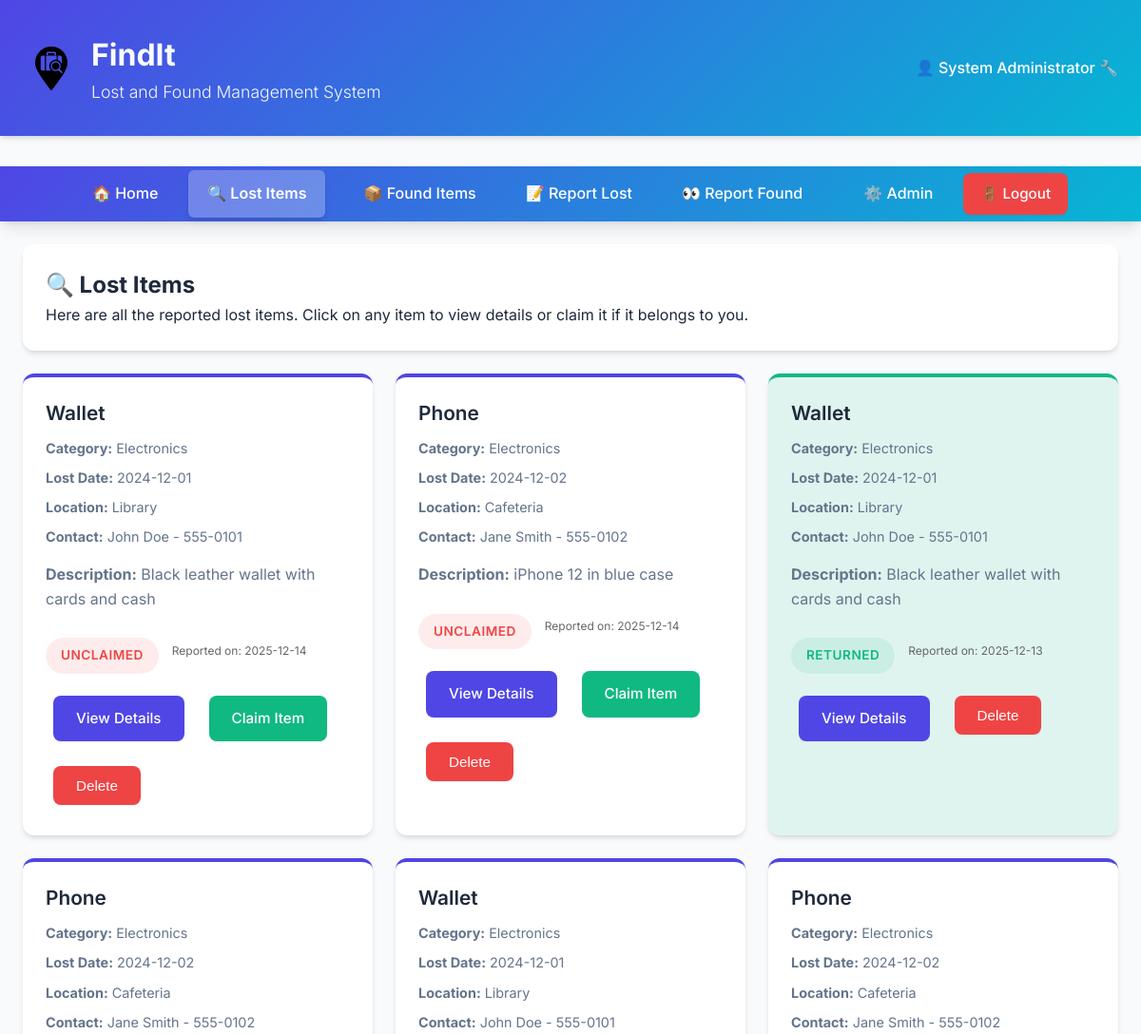
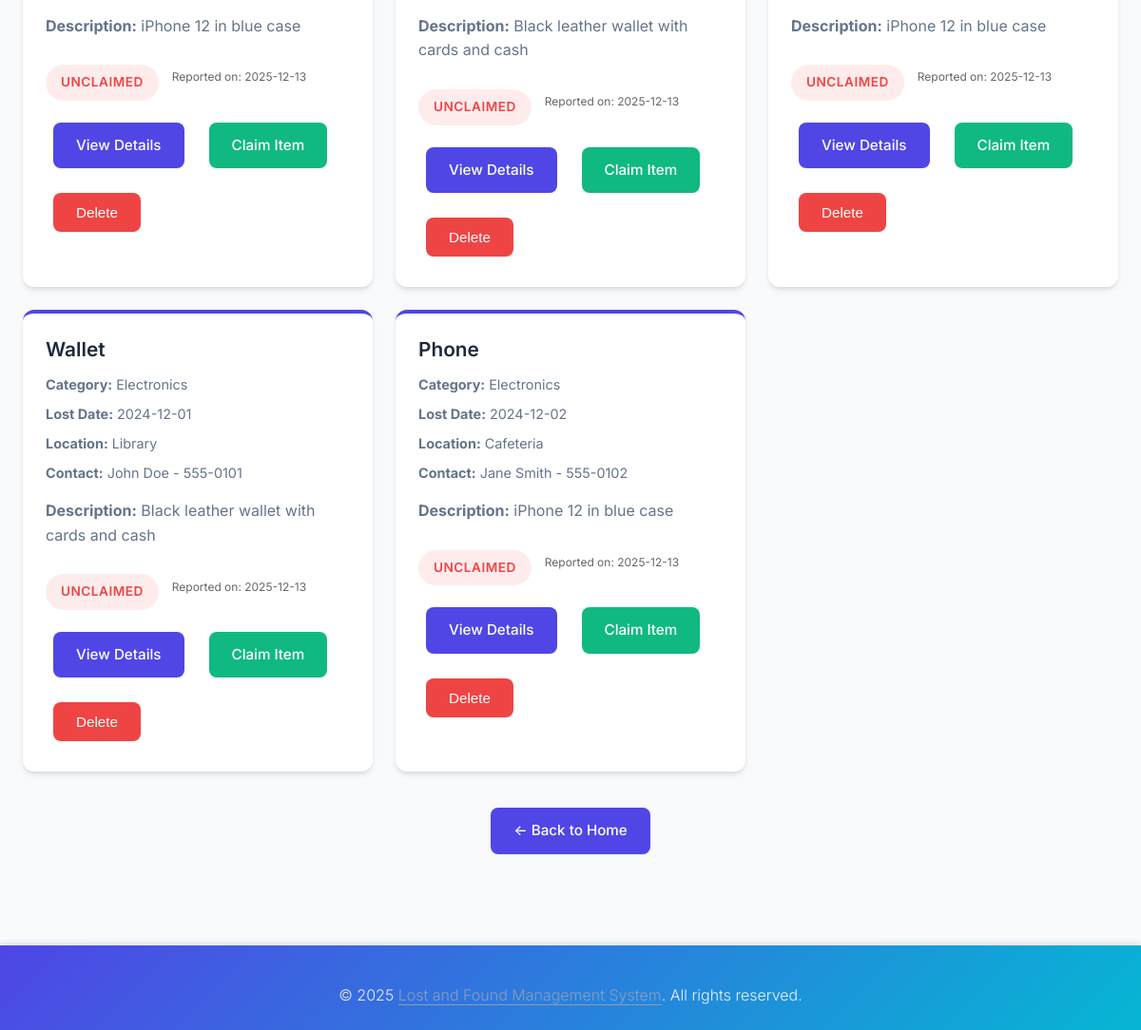
/lost (signed in), run on the app's committed database (2 pictures, top to bottom).
### tables this page shows
CREATE TABLE lost_items (
    id INTEGER PRIMARY KEY AUTOINCREMENT,
    item_name VARCHAR(100) NOT NULL,
    category VARCHAR(50) NOT NULL,
    description TEXT,
    lost_date DATE NOT NULL,
    location VARCHAR(200) NOT NULL,
    contact_name VARCHAR(100) NOT NULL,
    contact_email VARCHAR(100),
    contact_phone VARCHAR(20),
    status VARCHAR(20) DEFAULT 'unclaimed',  -- unclaimed, claimed, returned
    created_at TIMESTAMP DEFAULT CURRENT_TIMESTAMP,
    updated_at TIMESTAMP DEFAULT CURRENT_TIMESTAMP
, image_filename VARCHAR(255), user_id INTEGER);

### app.py (the view)
@app.route('/lost')
@login_required
def list_lost():
    db = get_db()
    items = db.execute(
        'SELECT * FROM lost_items ORDER BY created_at DESC'
    ).fetchall()
    return render_template('lost_items.html', items=items, title='Lost Items')

### app.py (called while the page is built)
def get_db():
    conn = sqlite3.connect(DATABASE)
    conn.row_factory = sqlite3.Row
    return conn

def login_required(f):
    @wraps(f)
    def decorated_function(*args, **kwargs):
        if 'user_id' not in session:
            flash('Please login to access this page.', 'error')
            return redirect(url_for('login'))
        return f(*args, **kwargs)
    return decorated_function

### templates/lost_items.html (shortened to what this page needs)
{% extends "base.html" %}  {% block content %}
<div class="card">
  <h2>🔍 Lost Items</h2>
  <p>
    Here are all the reported lost items. Click on any item to view details or
    claim it if it belongs to you.
  </p>
</div>
{% if items %}
<div class="item-grid">
  {% for item in items %}
  <div
    class="item-card {% if item.status == 'claimed' %}status-claimed{% elif item.status == 'returned' %}status-returned{% endif %}"
  >
    <div class="item-title">{{ item.item_name }}</div>
    <div class="item-meta"><strong>Category:</strong> {{ item.category }}</div>
    <div class="item-meta">
      <strong>Lost Date:</strong> {{ item.lost_date }}
    </div>
    <div class="item-meta"><strong>Location:</strong> {{ item.location }}</div>
    <div class="item-meta">
      <strong>Contact:</strong> {{ item.contact_name }}{% if item.contact_phone
      %} - {{ item.contact_phone }}{% endif %}
    </div>
    {% if item.description %}
    <div class="item-description">
      <strong>Description:</strong> {{ item.description }}
    </div>
    {% endif %}
    <div class="item-meta">
      <span class="status-badge status-{{ item.status }}"
        >{{ item.status }}</span
      >
      <small style="margin-left: 10px; color: #666"
        >Reported on: {{ item.created_at[:10] }}</small
      >
    </div>
    <div style="margin-top: 15px; display: flex; gap: 10px; flex-wrap: wrap;">
      <a href="{{ url_for('view_lost_item', item_id=item.id) }}" class="btn"
        >View Details</a
      >
      {% if item.status == 'unclaimed' %}
      <a
        href="{{ url_for('claim_lost_item', item_id=item.id) }}"
        class="btn btn-success"
        >Claim Item</a
      >
      {% endif %}
      {% if session and ('user_role' in session and session.user_role == 'admin') or ('user_id' in session and session.user_id == item.user_id) %}
      <form method="POST" action="{{ url_for('delete_lost', item_id=item.id) }}" style="margin: 0;">
        <button type="submit" class="btn btn-danger" onclick="return confirm('Are you sure you want to delete this item?')">
          Delete
        </button>
      </form>
      {% endif %}
    </div>
  </div>
  {% endfor %}
</div>
{% endif %}
<div style="text-align: center; margin-top: 30px">
  <a href="{{ url_for('index') }}" class="btn">← Back to Home</a>
</div>
{% endblock %}

### templates/base.html (style rules this page uses)
:root { --primary-color: #4f46e5; --primary-hover: #4338ca; --secondary-color: #06b6d4; --accent-color: #f59e0b; --success-color: #10b981; --warning-color: #f59e0b; --danger-color: #ef4444; --bg-primary: #f8fafc; --bg-secondary: #ffffff; --text-primary: #1e293b; --text-secondary: #64748b; --text-light: #94a3b8; --border-color: #e2e8f0; --shadow-sm: 0 1px 2px 0 rgb(0 0 0 / 0.05); --shadow-md: 0 4px 6px -1px rgb(0 0 0 / 0.1), 0 2px 4px -2px rgb(0 0 0 / 0.1); --shadow-lg: 0 10px 15px -3px rgb(0 0 0 / 0.1), 0 4px 6px -4px rgb(0 0 0 / 0.1); --shadow-xl: 0 20px 25px -5px rgb(0 0 0 / 0.1), 0 8px 10px -6px rgb(0 0 0 / 0.1); --transition: all 0.3s ease; }
* { margin: 0; padding: 0; box-sizing: border-box; }
body { font-family: 'Inter', -apple-system, BlinkMacSystemFont, 'Segoe UI', Roboto, sans-serif; line-height: 1.6; color: var(--text-primary); background-color: var(--bg-primary); font-size: 16px; }
.btn { background-color: var(--primary-color); color: white; padding: 12px 24px; border: none; border-radius: 8px; cursor: pointer; text-decoration: none; display: inline-block; margin: 8px; transition: var(--transition); font-weight: 500; font-size: 0.95rem; box-shadow: var(--shadow-sm); }
.btn-success { background-color: var(--success-color); }
.btn-danger { background-color: var(--danger-color); }
.card { background-color: var(--bg-secondary); border-radius: 12px; box-shadow: var(--shadow-md); padding: 24px; margin-bottom: 24px; transition: var(--transition); }
.item-grid { display: grid; grid-template-columns: repeat(auto-fill, minmax(320px, 1fr)); gap: 24px; }
.item-card { background-color: var(--bg-secondary); border-radius: 12px; box-shadow: var(--shadow-md); padding: 24px; border-top: 4px solid var(--primary-color); transition: var(--transition); position: relative; overflow: hidden; }
.item-card::before { content: ''; position: absolute; top: 0; left: 0; width: 100%; height: 4px; background: linear-gradient(90deg, var(--primary-color) 0%, var(--secondary-color) 100%); transform: scaleX(0); transition: transform 0.3s ease; }
.item-card.status-returned { border-top-color: var(--success-color); }
.item-card.status-returned::before { background: linear-gradient(90deg, var(--success-color) 0%, #34d399 100%); }
.item-title { font-size: 1.3rem; font-weight: 600; margin-bottom: 12px; color: var(--text-primary); line-height: 1.3; }
.item-meta { color: var(--text-secondary); font-size: 0.9rem; margin-bottom: 8px; display: flex; align-items: center; gap: 4px; }
.item-description { margin: 16px 0; line-height: 1.6; color: var(--text-secondary); }
.status-badge { display: inline-block; padding: 8px 16px; border-radius: 24px; font-size: 0.85rem; font-weight: 600; text-transform: uppercase; letter-spacing: 0.5px; transition: var(--transition); margin-top: 12px; }
.status-unclaimed { background-color: rgba(239, 68, 68, 0.1); color: var(--danger-color); }
.status-returned { background-color: rgba(16, 185, 129, 0.1); color: var(--success-color); }
button, a { -webkit-tap-highlight-color: transparent; }
.item-title { word-break: break-word; }
html, body { overflow-x: hidden; }

### data on the page
lost_items: item_name "Wallet", category "Electronics", lost_date "2024-12-01", location "Library", contact_name "John Doe", contact_phone "555-0101", description "Black leather wallet with cards and cash", status "UNCLAIMED", created_at "2025-12-14"
lost_items: item_name "Phone", category "Electronics", lost_date "2024-12-02", location "Cafeteria", contact_name "Jane Smith", contact_phone "555-0102", description "iPhone 12 in blue case", status "UNCLAIMED", created_at "2025-12-14"
lost_items: item_name "Wallet", category "Electronics", lost_date "2024-12-01", location "Library", contact_name "John Doe", contact_phone "555-0101", description "Black leather wallet with cards and cash", status "RETURNED", created_at "2025-12-13"
lost_items: item_name "Phone", category "Electronics", lost_date "2024-12-02", location "Cafeteria", contact_name "Jane Smith", contact_phone "555-0102", description "iPhone 12 in blue case", status "UNCLAIMED", created_at "2025-12-13"
lost_items: item_name "Wallet", category "Electronics", lost_date "2024-12-01", location "Library", contact_name "John Doe", contact_phone "555-0101", description "Black leather wallet with cards and cash", status "UNCLAIMED", created_at "2025-12-13"
lost_items: item_name "Phone", category "Electronics", lost_date "2024-12-02", location "Cafeteria", contact_name "Jane Smith", contact_phone "555-0102", description "iPhone 12 in blue case", status "UNCLAIMED", created_at "2025-12-13"
lost_items: item_name "Wallet", category "Electronics", lost_date "2024-12-01", location "Library", contact_name "John Doe", contact_phone "555-0101", description "Black leather wallet with cards and cash", status "UNCLAIMED", created_at "2025-12-13"
lost_items: item_name "Phone", category "Electronics", lost_date "2024-12-02", location "Cafeteria", contact_name "Jane Smith", contact_phone "555-0102", description "iPhone 12 in blue case", status "UNCLAIMED", created_at "2025-12-13"

### other printed values
{{ session.full_name }} "System Administrator"
